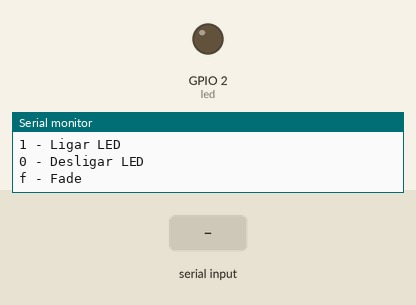
Simulated run of this sketch. Board: ESP32. On the bench: output pins drawn as LEDs (lit = HIGH), the last lines printed to the serial monitor. Inputs (shaded band) come from the test bench.

Above: at 1.2 s.
1.3 s: "f" received over Serial
At 2.06 s:
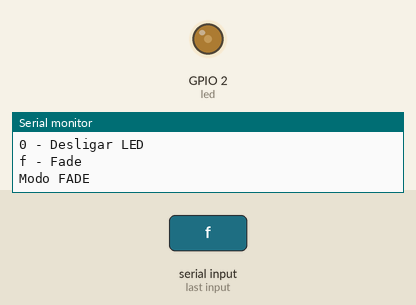
4.3 s: "s" received over Serial
At 4.46 s:
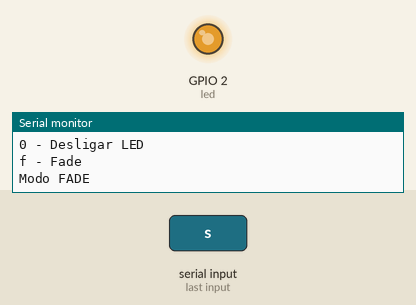
7.3 s: "1" received over Serial
At 8.3 s:
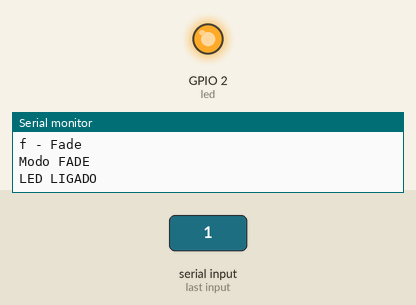
Timing chart, 0 to 10.3 s (numbered marks = the images above; inputs shaded):
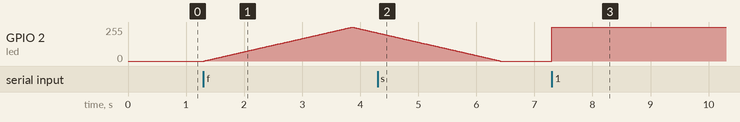

The sketch:

Led_Fade.ino
```cpp
int led = 2;  // RECEBE PINO DO LED
char comando; // RECEBE O COMANDO DO TECLADO

void setup() {
  Serial.begin(115200);

  // CANAL, FREQUENCIA, RESOLUÇÃO
  ledcAttach(led, 5000, 8);

  Serial.println("=== CONTROLE DO LED ===");
  Serial.println("1 - Ligar LED");
  Serial.println("0 - Desligar LED");
  Serial.println("f - Fade");
}

void loop() {

  if (Serial.available()) {
    comando = Serial.read();

    if (comando == '1') {
      ledcWrite(led, 255);
      Serial.println("LED LIGADO");
    }

    if (comando == '0') {
      ledcWrite(led, 0);
      Serial.println("LED DESLIGADO");
    }

    if (comando == 'f') {
      Serial.println("Modo FADE");

      while (true) {

        for (int i = 0; i <= 255; i++) {
          ledcWrite(led, i);
          delay(10);
        }

        for (int i = 255; i >= 0; i--) {
          ledcWrite(led, i);
          delay(10);
        }

        if (Serial.available()) {
          char c = Serial.read();
          if (c == 's') {
            break;
          }
        }
      }
    }
  }
}
```

Measured:
- after the input at 1.3 s, GPIO 2 (led): rises from 0/255 to 255/255 in 2.5 s, then falls to 211/255 in 0.44 s
- after the input at 4.3 s, GPIO 2 (led): goes on until 6.4 s, then stays 0/255
- after the input at 7.3 s, GPIO 2 (led): 0/255 → 255/255 at once
